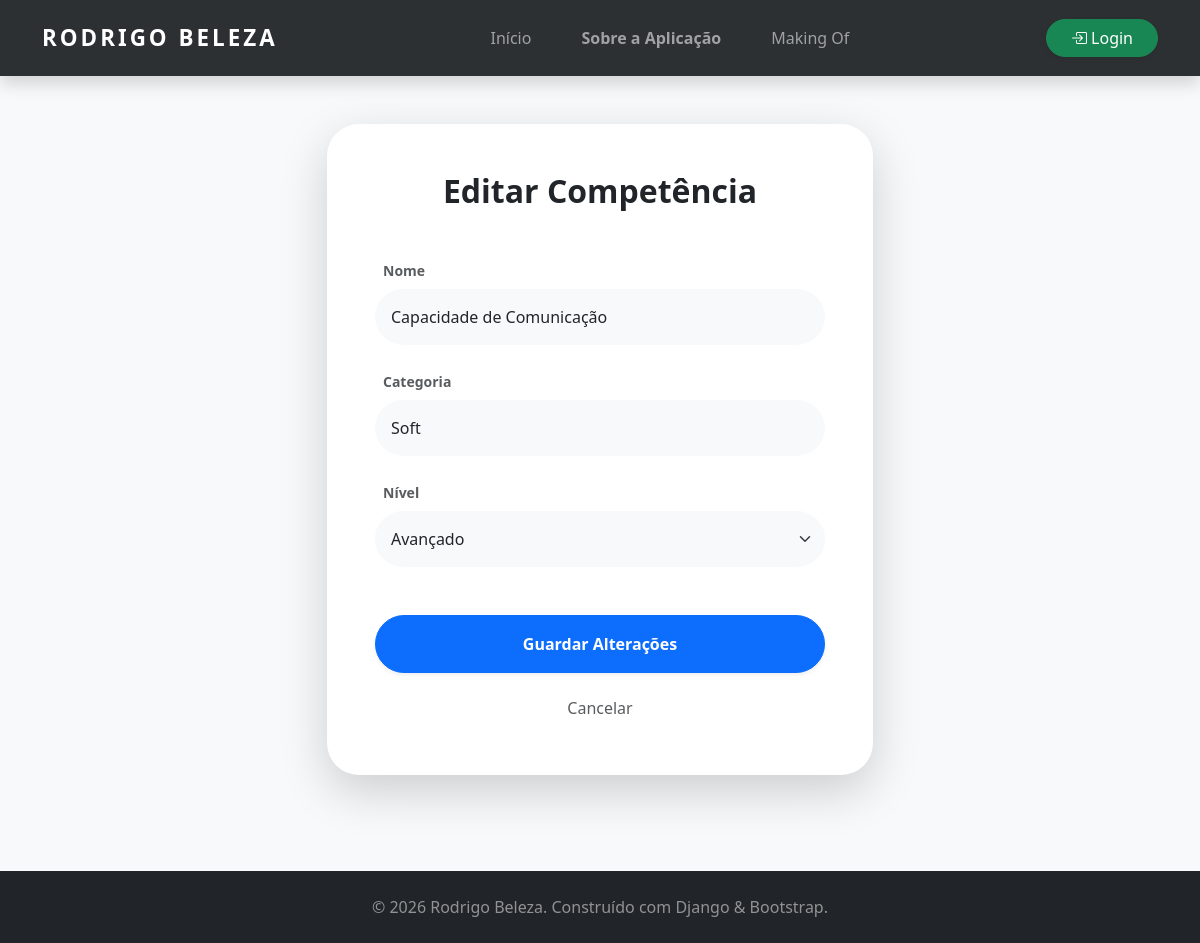
Screenshot of /competencias/editar/1/ with the database file from the repository.
### portfolio/models.py (models this page shows, shortened)
class Competencia(models.Model):
    CATEGORIA_CHOICES = [
        ('Soft', 'Soft Skill'),
        ('Hard', 'Hard Skill'),
    ]
    NIVEL_CHOICES = [
        ('Iniciante', 'Iniciante'),
        ('Intermédio', 'Intermédio'),
        ('Avançado', 'Avançado'),
    ]
    nome = models.CharField(max_length=100)
    categoria = models.CharField(max_length=10, choices=CATEGORIA_CHOICES)
    nivel = models.CharField(max_length=20, choices=NIVEL_CHOICES)

### portfolio/views.py (the view)
# urls.py: path('competencias/editar/<int:id>/', views.editar_competencia, name='editar_competencia'),
def editar_competencia(request, id):
    competencia = get_object_or_404(Competencia, id=id)
    if request.method == "POST":
        competencia.nome = request.POST.get('nome')
        competencia.categoria = request.POST.get('categoria')
        competencia.nivel = request.POST.get('nivel')
        competencia.save()
        return redirect('competencias')
    return render(request, 'portfolio/editar_competencia.html', {'competencia': competencia})

### portfolio/templates/portfolio/editar_competencia.html (shortened to what this page needs)
{% extends 'portfolio/base.html' %}
{% block content %}
<div class="container py-5">
    <div class="row justify-content-center">
        <div class="col-lg-6">
            <div class="card border-0 rounded-5 shadow-lg p-5 bg-white text-center">
                <h2 class="fw-bold mb-5">Editar Competência</h2>
                <form method="POST">
                    <div class="text-start">
                        <div class="mb-4">
                            <label class="form-label small fw-bold text-muted ms-2">Nome</label>
                            <input type="text" name="nome" value="{{ competencia.nome }}" class="form-control rounded-pill p-3 bg-light border-0" required>
                        </div>
                        <div class="mb-4">
                            <label class="form-label small fw-bold text-muted ms-2">Categoria</label>
                            <input type="text" name="categoria" value="{{ competencia.categoria }}" class="form-control rounded-pill p-3 bg-light border-0">
                        </div>
                        <div class="mb-5">
                            <label class="form-label small fw-bold text-muted ms-2">Nível</label>
                            <select name="nivel" class="form-select rounded-pill p-3 bg-light border-0">
                                <option value="Avançado" {% if competencia.nivel == 'Avançado' %}selected{% endif %}>Avançado</option>
                            </select>
                        </div>
                    </div>
                    <button type="submit" class="btn btn-primary rounded-pill px-5 py-3 w-100 shadow-sm fw-bold">Guardar Alterações</button>
                    <a href="{% url 'competencias' %}" class="btn btn-link text-muted mt-3 text-decoration-none">Cancelar</a>
                </form>
            </div>
        </div>
    </div>
</div>
{% endblock %}

### portfolio/templates/portfolio/base.html (style rules this page uses)
body { display: flex; flex-direction: column; min-height: 100vh; font-family: 'Segoe UI', Tahoma, Geneva, Verdana, sans-serif; background-color: #f8f9fa; }

### rows the page displays
Competencia: nome "Capacidade de Comunicação", categoria "Soft", nivel "Avançado"
